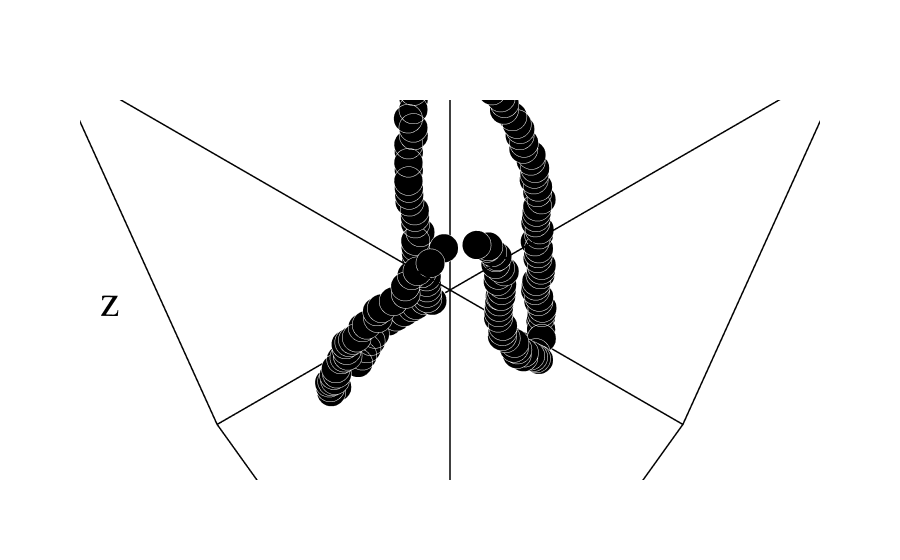

The code cell stored with this chart in its notebook:
### Code cell
dots_bound = [
    [0, 0, 0],
    [Nx, Ny, Nz],
]
# pl.plotDots(dots_init, dots_init, color='black', show=True, size=10)
pl.plotDots(points_list, dots_bound, color='black', show=False, size=10)

### Figure 1 — Plotly figure (JSON) as saved in the notebook; plotly's stock layout.template omitted (floating-point values rounded to 4 significant figures; data arrays with more than 128 entries replaced by an {"elided": "..."} marker saying what was removed)
{"data": [{"marker": {"color": "black", "line": {"color": "white", "width": 185}, "size": 10}, "mode": "markers", "x": {"elided": "157 int values"}, "y": {"elided": "157 int values"}, "z": {"elided": "157 int values"}, "type": "scatter3d"}, {"line": {"color": "black", "width": 3}, "marker": {"color": "black", "size": 8}, "mode": "lines", "x": [-0.64, 64.64, 64.64, -0.64, -0.64], "y": [-0.64, -0.64, 64.64, 64.64, -0.64], "z": [-0.64, -0.64, -0.64, -0.64, -0.64], "type": "scatter3d"}, {"line": {"color": "black", "width": 3}, "marker": {"color": "black", "size": 8}, "mode": "lines", "x": [-0.64, 64.64, 64.64, -0.64, -0.64], "y": [-0.64, -0.64, 64.64, 64.64, -0.64], "z": [64.64, 64.64, 64.64, 64.64, 64.64], "type": "scatter3d"}, {"line": {"color": "black", "width": 3}, "marker": {"color": "black", "size": 8}, "mode": "lines", "x": [-0.64, -0.64], "y": [-0.64, -0.64], "z": [-0.64, 64.64], "type": "scatter3d"}, {"line": {"color": "black", "width": 3}, "marker": {"color": "black", "size": 8}, "mode": "lines", "x": [64.64, 64.64], "y": [-0.64, -0.64], "z": [-0.64, 64.64], "type": "scatter3d"}, {"line": {"color": "black", "width": 3}, "marker": {"color": "black", "size": 8}, "mode": "lines", "x": [64.64, 64.64], "y": [64.64, 64.64], "z": [-0.64, 64.64], "type": "scatter3d"}, {"line": {"color": "black", "width": 3}, "marker": {"color": "black", "size": 8}, "mode": "lines", "x": [-0.64, -0.64], "y": [64.64, 64.64], "z": [-0.64, 64.64], "type": "scatter3d"}], "layout": {"font": {"size": 24, "family": "Times New Roman", "color": "black"}, "legend": {"font": {"size": 20}}, "scene": {"xaxis": {"title": {"font": {"size": 45}, "text": "x"}, "range": [-1.293, 65.29], "showticklabels": false, "zeroline": false, "showgrid": false, "showbackground": false}, "yaxis": {"title": {"font": {"size": 45}, "text": "y"}, "range": [-1.293, 65.29], "showticklabels": false, "zeroline": false, "showgrid": false, "showbackground": false}, "zaxis": {"title": {"font": {"size": 45}, "text": "z"}, "range": [-1.293, 65.29], "showticklabels": false, "zeroline": false, "showgrid": false, "showbackground": false}, "aspectratio": {"x": 2, "y": 2, "z": 2}}, "showlegend": false}}
